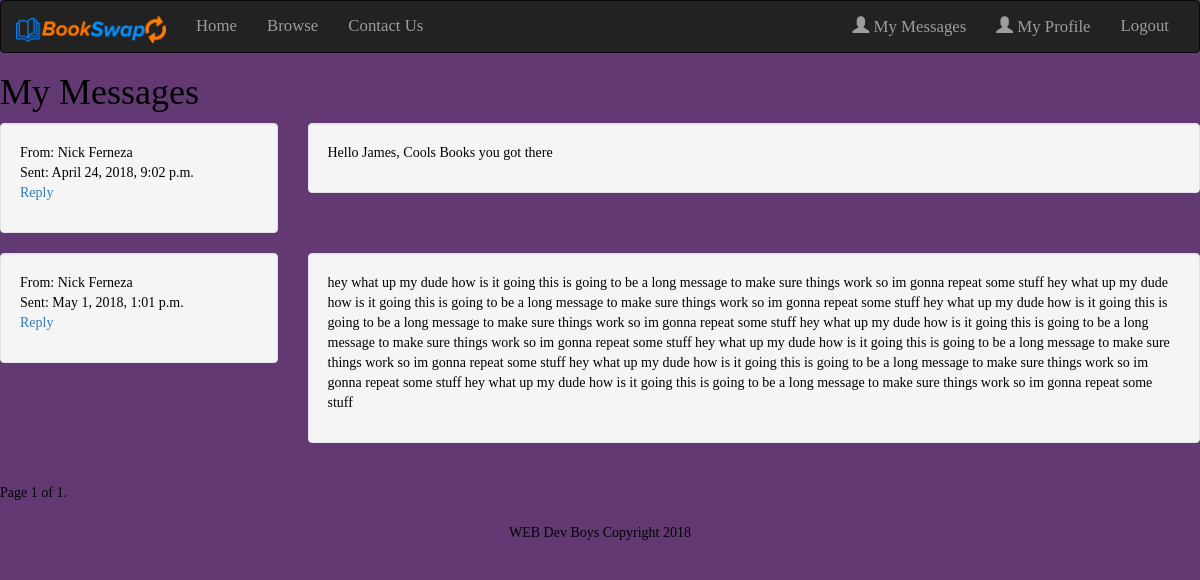
The page /BookSwap/profile/messages (signed in) on the database its author committed.
### BookSwap/models.py (models this page shows, shortened)
class Message(models.Model):
    text = models.CharField(max_length=1000, blank=True, default='None', help_text='Message')
    message_from = models.ForeignKey(User, on_delete=models.CASCADE, null=True, related_name='msg_from')
    message_to = models.ForeignKey(User, on_delete=models.CASCADE, null=True, related_name='msg_to')
    date_sent = models.DateTimeField(help_text="Date of Message Sent")

### BookSwap/views.py (the view)
# urls.py: path('profile/messages', views.messages, name='messages'),
@login_required
def messages(request):
	user = request.user
	msgs = Message.objects.filter(message_to = user.id)
	paginator = Paginator(msgs, 5)
	page = request.GET.get('page', 1)
	msgList = paginator.get_page(page)
	return render(
		request,
		'messages.html',
		context = {'user': user, 'messages': msgList},
		)

### BookSwap/templates/messages.html (shortened to what this page needs)
{% extends "base_generic.html" %}
	{% block content %}
	<h1> My Messages </h1>
	{% for msg in messages %}
	<div class="row">
          <div class="col-sm-3">
            <div class="well">
            <p> From: {{msg.message_from.first_name}} {{msg.message_from.last_name}}
            	<br>Sent: {{msg.date_sent}}
            	<br><a href="{% url 'sendMessage' msg.message_from.id %}">Reply</a></p>
            </div>
          </div>
          <div class="col-sm-9">
            <div class="well">
              <p>{{msg.text}}
              </p>
            </div>
          </div>
	</div>
	{% endfor %}
        <div class="pagination">
        <span class="step-links">
        <span class="current">
            Page {{ messages.number }} of {{ messages.paginator.num_pages }}.
        </span>
        </span>
        </div>
	{% endblock %}

### BookSwap/static/css/style.css (style rules this page uses)
body { font-family: 'Spectral SC'; color: black; background-color: #633974; }

### rows shown on the page
Message: message_from.first_name "Nick", message_from.last_name "Ferneza", date_sent "April 24, 2018, 9:02 p.m.", text "Hello James, Cools Books you got there"
Message: message_from.first_name "Nick", message_from.last_name "Ferneza", date_sent "May 1, 2018, 1:01 p.m.", text "hey what up my dude how is it going this is going to be a long message to make sure things work so im gonna repeat some stuff hey what up my dude how is it going this is going to be a long message to make sure things work so im gonna repeat some stuff hey what up my dude how is it going this is going to be a long message to make sure things work so im gonna repeat some stuff hey what up my dude how is it going this is going to be a long message to make sure things work so im gonna repeat some stuff hey what up my dude how is it going this is going to be a long message to make sure things work so im gonna repeat some stuff hey what up my dude how is it going this is going to be a long…"

### other values the page prints
{{ messages.number }} "1"
{{ messages.paginator.num_pages }} "1"
